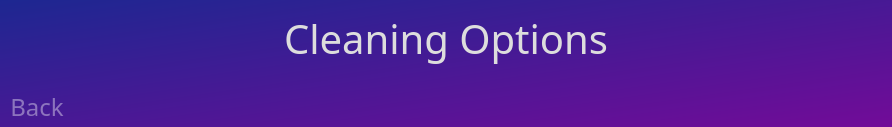
      <widget class="QWidget" name="cleaning_page">
       <property name="styleSheet">
        <string notr="true">QWidget {
	background-color: qlineargradient(spread:pad, x1:0, y1:0, x2:1, y2:1, stop:0 rgba(29, 39, 145, 255), stop:1 rgba(114, 11, 152, 255));
}

QFrame {
	
	background-color: rgba(0, 0, 0, 0);
}</string>
       </property>
       <layout class="QVBoxLayout" name="verticalLayout_13">
        <property name="spacing">
         <number>0</number>
        </property>
        <property name="leftMargin">
         <number>0</number>
        </property>
        <property name="topMargin">
         <number>0</number>
        </property>
        <property name="rightMargin">
         <number>0</number>
        </property>
        <property name="bottomMargin">
         <number>0</number>
        </property>
        <item>
         <widget class="QFrame" name="frame_22">
          <property name="minimumSize">
           <size>
            <width>0</width>
            <height>30</height>
           </size>
          </property>
          <property name="frameShape">
           <enum>QFrame::StyledPanel</enum>
          </property>
          <property name="frameShadow">
           <enum>QFrame::Raised</enum>
          </property>
          <layout class="QHBoxLayout" name="horizontalLayout_11">
           <property name="spacing">
            <number>0</number>
           </property>
           <property name="leftMargin">
            <number>0</number>
           </property>
           <property name="topMargin">
            <number>10</number>
           </property>
           <property name="rightMargin">
            <number>0</number>
           </property>
           <property name="bottomMargin">
            <number>20</number>
           </property>
           <item>
            <widget class="QLabel" name="label_5">
             <property name="font">
              <font>
               <family>Microsoft YaHei</family>
               <pointsize>30</pointsize>
              </font>
             </property>
             <property name="styleSheet">
              <string notr="true">color:#DDDDDD;</string>
             </property>
             <property name="text">
              <string>Cleaning Options</string>
             </property>
             <property name="alignment">
              <set>Qt::AlignCenter</set>
             </property>
            </widget>
           </item>
          </layout>
         </widget>
        </item>
        <item>
         <widget class="QFrame" name="frame_23">
          <property name="sizePolicy">
           <sizepolicy hsizetype="Expanding" vsizetype="Expanding">
            <horstretch>0</horstretch>
            <verstretch>0</verstretch>
           </sizepolicy>
          </property>
          <property name="frameShape">
           <enum>QFrame::StyledPanel</enum>
          </property>
          <property name="frameShadow">
           <enum>QFrame::Raised</enum>
          </property>
         </widget>
        </item>
        <item>
         <widget class="QFrame" name="frame_21">
          <property name="minimumSize">
           <size>
            <width>0</width>
            <height>40</height>
           </size>
          </property>
          <property name="maximumSize">
           <size>
            <width>16777215</width>
            <height>40</height>
           </size>
          </property>
          <property name="frameShape">
           <enum>QFrame::StyledPanel</enum>
          </property>
          <property name="frameShadow">
           <enum>QFrame::Raised</enum>
          </property>
          <layout class="QHBoxLayout" name="horizontalLayout_10">
           <property name="spacing">
            <number>6</number>
           </property>
           <property name="leftMargin">
            <number>9</number>
           </property>
           <property name="topMargin">
            <number>9</number>
           </property>
           <property name="rightMargin">
            <number>9</number>
           </property>
           <property name="bottomMargin">
            <number>9</number>
           </property>
           <item>
            <widget class="QPushButton" name="btn_cleaning_back">
             <property name="font">
              <font>
               <family>Microsoft YaHei</family>
               <pointsize>18</pointsize>
              </font>
             </property>
             <property name="styleSheet">
              <string notr="true">QPushButton {
	color: rgba(255,255, 255, 100);
	border: 0px solid;
	background-color: rgba(0, 0, 0, 0);
	border-radius: 15px;
}
QPushButton:hover {
	background-color: rgba(0, 0, 0, 0);
	border-radius: 15px;
	border: 0px solid;
	color: rgba(255,255, 255, 255);
	
}</string>
             </property>
             <property name="text">
              <string>Back</string>
             </property>
            </widget>
           </item>
           <item>
            <spacer name="horizontalSpacer_8">
             <property name="orientation">
              <enum>Qt::Horizontal</enum>
             </property>
             <property name="sizeHint" stdset="0">
              <size>
               <width>818</width>
               <height>20</height>
              </size>
             </property>
            </spacer>
           </item>
          </layout>
         </widget>
        </item>
       </layout>
      </widget>
